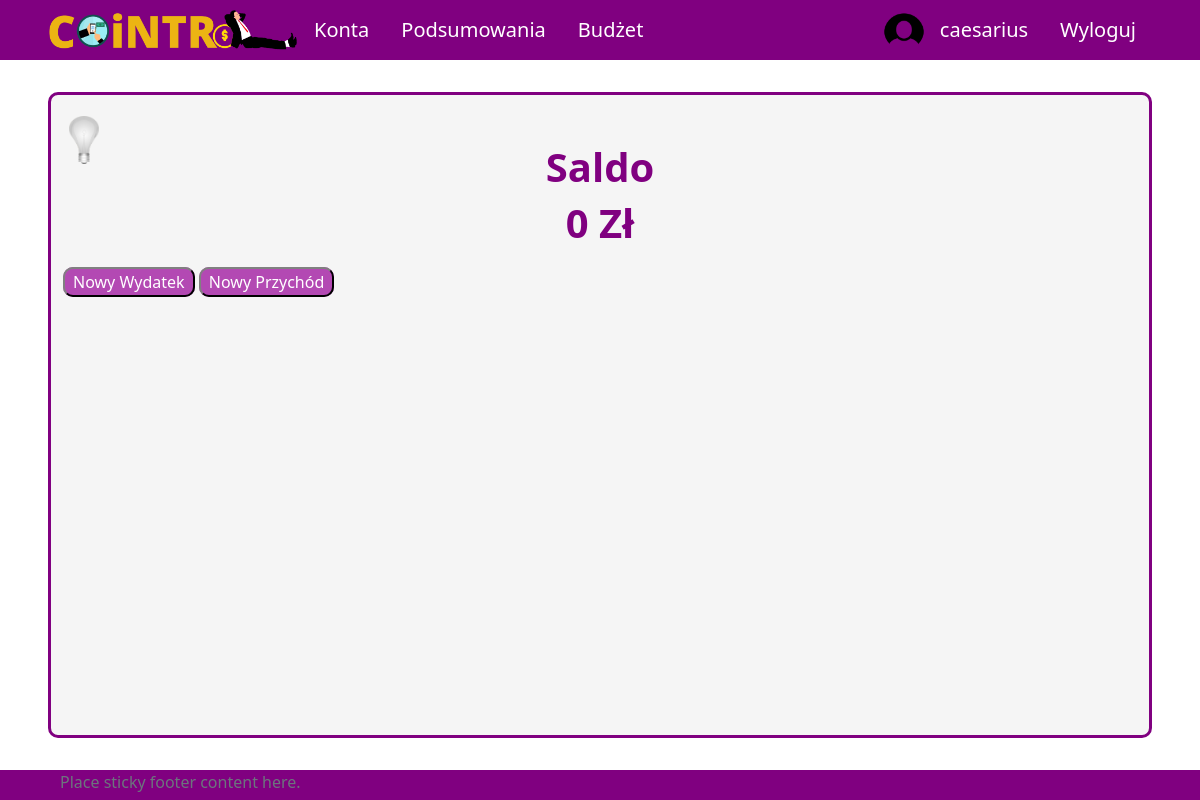
The page / (signed in) on the database as committed earlier.
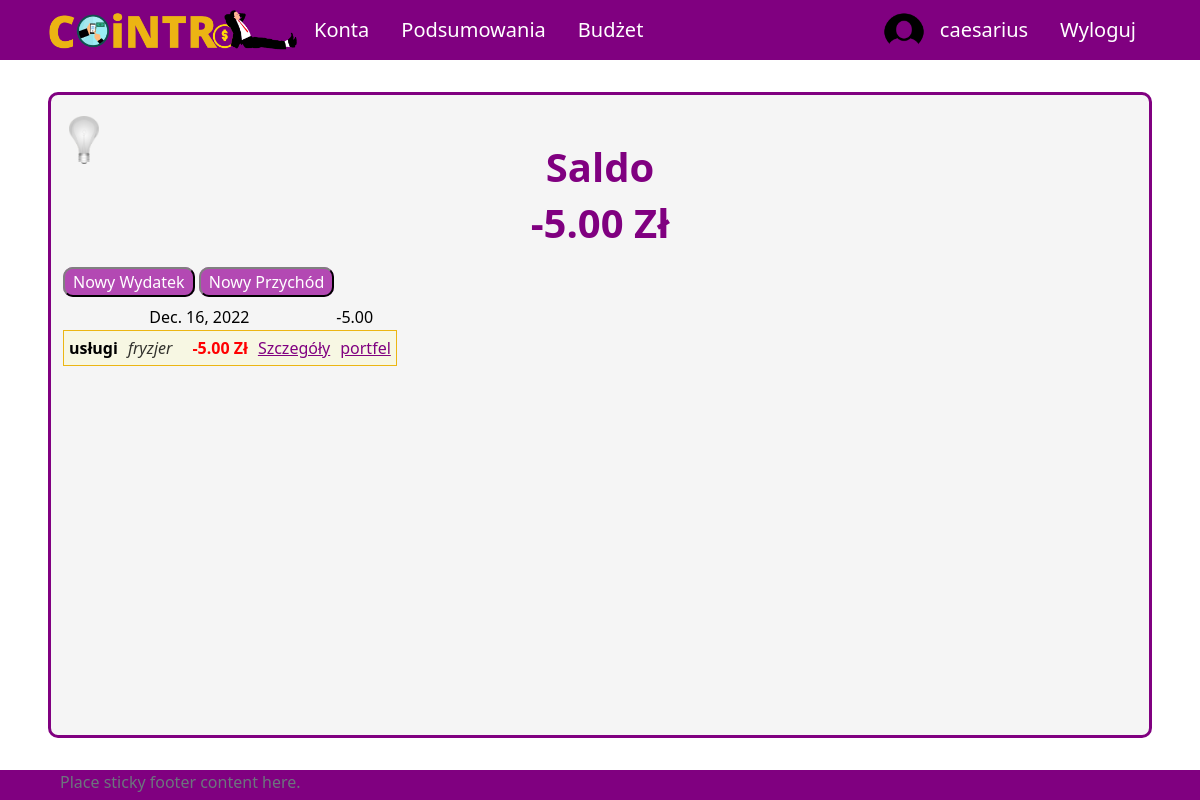
The same page on the database as committed later.
### UsersApp/models.py (models this page shows, shortened)
class Profile(models.Model):
    user = models.OneToOneField(User, on_delete=models.CASCADE, null=True, blank=True)
    name = models.CharField(max_length=200, blank=True, null=True)
    email = models.EmailField(max_length=400, null=True, blank=True)
    username = models.CharField(max_length=200, blank=True, null=True)
    currency = models.ForeignKey('Currency', on_delete=models.SET_NULL, null=True)
    image = models.ImageField(null=True, blank=True)
    created = models.DateTimeField(auto_now_add=True)
    id = models.UUIDField(default=uuid.uuid4, unique=True,
                            primary_key=True, editable=False)

class Currency(models.Model):
    name = models.CharField(max_length=100)
    access_name = models.CharField(max_length=20) #access_name nazwa aby zdobyć kurs walut
    sign = models.CharField(max_length=5) #znak waluty
    id = models.UUIDField(default=uuid.uuid4, unique=True,
                            primary_key=True, editable=False)

class Category(models.Model):
    SCOPE_CHOICES = (
    ("INCOME", "income"),
    ("EXPENSE", "expense"),
    )
    name = models.CharField(max_length=255)
    owner = models.ForeignKey(Profile, null=True, blank=True, on_delete=models.CASCADE)
    scope = models.CharField(max_length=10, choices=SCOPE_CHOICES) #income / expense - do oddzielenia rodzaju transakcji
    id = models.UUIDField(default=uuid.uuid4, unique=True, primary_key=True, editable=False)
    def __str__(self):
        return self.name

class Subcategory(models.Model):
    name = models.CharField(max_length=255)
    id_category = models.ForeignKey(Category, on_delete=models.CASCADE)
    id = models.UUIDField(default=uuid.uuid4, unique=True, primary_key=True, editable=False)
    def __str__(self):
        return self.name

### aplication/models.py (models this page shows, shortened)
class Transaction(models.Model):
    id_account = models.ForeignKey(Account, on_delete=models.CASCADE)
    id_user = models.ForeignKey(Profile, on_delete=models.SET_NULL, null=True) #konto z którego dokonano transakcji zostało usunięte ale transakcja ma pozostać
    id_category = models.ForeignKey(Category, on_delete=models.CASCADE)
    id_subcategory = models.ForeignKey(Subcategory, on_delete=models.SET_NULL, null=True, blank=True)
    currency = models.ForeignKey(Currency, on_delete=models.SET_NULL, null=True)
    is_periodic = models.BooleanField(default=False)
    amount = models.DecimalField(max_digits=10, decimal_places=2)
    converted_amount = models.DecimalField(max_digits=10, decimal_places=2)
    transaction_date = models.DateField()
    description = models.CharField(max_length=255, blank=True, null=True)
    id = models.UUIDField(default=uuid.uuid4, unique=True, primary_key=True, editable=False)

class Account(models.Model):
    owner = models.ForeignKey(Profile, null=True, blank=True, on_delete=models.CASCADE)
    name = models.CharField(max_length=30)
    currency = models.ForeignKey(Currency, on_delete=models.SET_NULL, null=True)
    is_shared = models.BooleanField(default=False)
    description = models.CharField(max_length=100, null=True, blank=True)
    id = models.UUIDField(default=uuid.uuid4, unique=True, primary_key=True, editable=False)

### aplication/views/account_views.py (the view)
# urls.py: 2. Add a URL to urlpatterns:  path('', views.home, name='home')
def home(request):
    if request.user.is_authenticated:
        all_transactions = Transaction.objects.filter(id_user=request.user.profile).order_by('-transaction_date')
        dates = []
        transactions = []
        values = []
        for t in all_transactions:
            if t.transaction_date not in dates:
                dates.append(t.transaction_date)
        for dt in dates:
            values.append(sum(tr.converted_amount for tr in all_transactions if tr.transaction_date == dt))
            transactions.append(reversed([tr for tr in all_transactions if tr.transaction_date == dt]))
        daily = zip(dates, transactions, values)
        balance = sum(v for v in values)
        context = {
            'profile': request.user.profile,
            'daily': daily,
            'profile_balance': balance,
        }
        return render(request, 'application/home/home-login.html', context)
    else:
        return render(request, 'application/home/home-logout.html')

### templates/application/home/home-login.html (shortened to what this page needs)
{% extends 'application/base.html' %}
{% block content %}
    <div class="title">
        <h1>Saldo</h1>
        <h1>{{ profile_balance }} {{ profile.currency.sign }}</h1>
    </div>
    <div class="content">
        <p class="buttons">
            <a class="button" href="{% url 'addExpenseAccountless' %}">Nowy Wydatek</a>
            <a class="button" href="{% url 'addIncomeAccountless' %}">Nowy Przychód</a>
        </p>
        <table>
        {% for date, transactions, value in daily %}
            <tr class="date">
                <td class="center" colspan="5">{{ date }}</td>
                <td>{{ value }}</td>
            </tr>
            {% for tr in transactions %}
                <tr class="transaction">
                    <td id="transaction-category" class="bold">{{ tr.id_category }}</td>
                    {% if tr.id_subcategory %}
                    <td id="transaction-subcategory">{{ tr.id_subcategory }}</td>
                    {% else %}
                    <td id="transaction-subcategory"></td>
                    {% endif %}
                    {% if tr.description %}
                    <td id="transaction-description">{{ tr.description }}</td>
                    {% else %}
                    <td id="transaction-description"></td>
                    {% endif %}
                    {% if tr.converted_amount >= 0 %}
                        <td id="transaction-amount" class="income">{{ tr.converted_amount }} {{ tr.currency.sign }}</td>
                    {% else %}
                        <td id="transaction-amount" class="expense">{{ tr.converted_amount }} {{ tr.currency.sign }}</td>
                    {% endif %}
                    <td><a class="purple" href="{% url 'showTransaction' tr.id 1 %}">Szczegóły</a></td>
                    <td id="transaction-account">
                        <a id="tr-acc-link" class="purple" href="{% url 'account' pk=tr.id_account.id %}">{{ tr.id_account.name }}</a>
                    </td>
                </tr>
            {% endfor %}
        {% endfor %}
        </table>
    </div>
{% endblock  %}

### templates/application/base.html (shortened to what this page needs)
{%load static%}
<!DOCTYPE html>
<html lang="pl">
<head>
    <link href="https://cdn.jsdelivr.net/npm/bootstrap@5.2.2/dist/css/bootstrap.min.css" rel="stylesheet">
    <link rel="stylesheet" type="text/css" href="{% static 'css/style.css' %}">
</head>
<body onload="checkColorMode()">
    <nav class="nav">
        {% if user.is_authenticated %}
        <ul class="nav justify-content-start">
            <li class="nav-item"><a id="logo-link" class="nav-link" href="{% url 'home' %}">
                <img onmouseover="logoHover()" onmouseout="logoOut()" id="app-logo" src="{% static 'images/logo.png' %}">
            </a>
            <li class="nav-item"><a class="nav-link" href="{% url 'all-accounts' %}">Konta</a></li>
            <li class="nav-item"><a class="nav-link" href="{% url 'summary' %}">Podsumowania</a></li>
            <li class="nav-item"><a class="nav-link" href="{% url 'budget' %}">Budżet</a></li>
        </ul>
        <ul class="nav justify-content-end">
            <img src="{% static 'images/circle_user_image.png' %}", style="border-radius: 50%; width: 40px;">
            <li class="nav-item"><a class="nav-link" href="{% url 'profile' %}">{{ user.username }}</a></li>
            <li class="nav-item"><a class="nav-link" href="{% url 'logout' %}">Wyloguj</a></li>
        </ul>
        {% endif %}
    </nav>
    <div id = "site-content">
        <button onclick="darkMode()" id="dark-mode-button"><img id="light-bulb" src="{% static 'images/bulb_off.png' %}" /></button>
        {% block content %}
        {% endblock %}
    </div>
    <footer class="footer">
        <div class="container">
            <span class="text-muted">Place sticky footer content here.</span>
        </div>
    </footer>
</body>
</html>

### aplication/static/css/style.css (style rules this page uses)
body { background-color: white; color: black; }
a.nav-link { color: white; font-size: 20px; }
ul.nav { align-items: center; }
nav.nav { height: 60px; background-color: purple; justify-content: space-between; padding-left: 4vw; padding-right: 4vw; }
#logo-link { padding: 0; }
#app-logo { width: 250px; }
#site-content { min-height: calc(100vh - 60px - 8vh - 30px); margin-top: 4vh; margin-bottom: 4vh; margin-left: 4vw; margin-right: 4vw; padding-left: 1vw; padding-right: 1vw; padding-top: 1vh; padding-bottom: 1vh; border: 3px solid purple; border-radius: 10px; background-color: whitesmoke; position: relative; }
#dark-mode-button { position: absolute; top: 20px; }
#dark-mode-button > img { width: 30px; }
div.title { padding-top: 5vh; display: flex; align-items: center; flex-direction: column; }
div.title h1 { color: purple; font-size: 40px; font-weight: bold; }
div.content { margin-top: 15px; }
tr.transaction { border: 1px solid rgb(236, 182, 19); border-collapse: collapse; background-color: rgba(250, 250, 210, 0.5); }
tr.transaction > td { padding: 5px; }
#transaction-subcategory { font-style: italic; color: rgba(0, 0, 0, 0.8); }
#transaction-description { font-style: italic; color: rgba(0, 0, 0, 0.6); }
#transaction-amount { text-align: end; font-weight: bold; }
.expense { color: red; }
#tr-acc-link { color: purple; }
p.buttons { margin: 10px 0px; }
.button { background-color: rgba(163, 31, 163, 0.8); color: white; padding: 2px 8px; border: 2px solid; border-radius: 10px; border-color: grey black black grey; text-decoration: none; }
.purple { color: purple; }
.center { text-align: center; }
.bold { font-weight: bold; }
footer { height: 30px; background-color: purple; justify-content: space-between; padding-left: 4vw; padding-right: 4vw; }
button { background-color: rgba(0, 0, 0, 0); border: none; }

Rows that differ between the two databases and show on the page:
added Transaction: daily "Dec. 16, 2022", id_category "usługi", id_subcategory "fryzjer", converted_amount "-5.00", currency.sign "Zł", id_account.name "portfel"
Other text that changed with them:
{{ profile_balance }}: "0" → "-5.00"
new list line: "-5.00"
